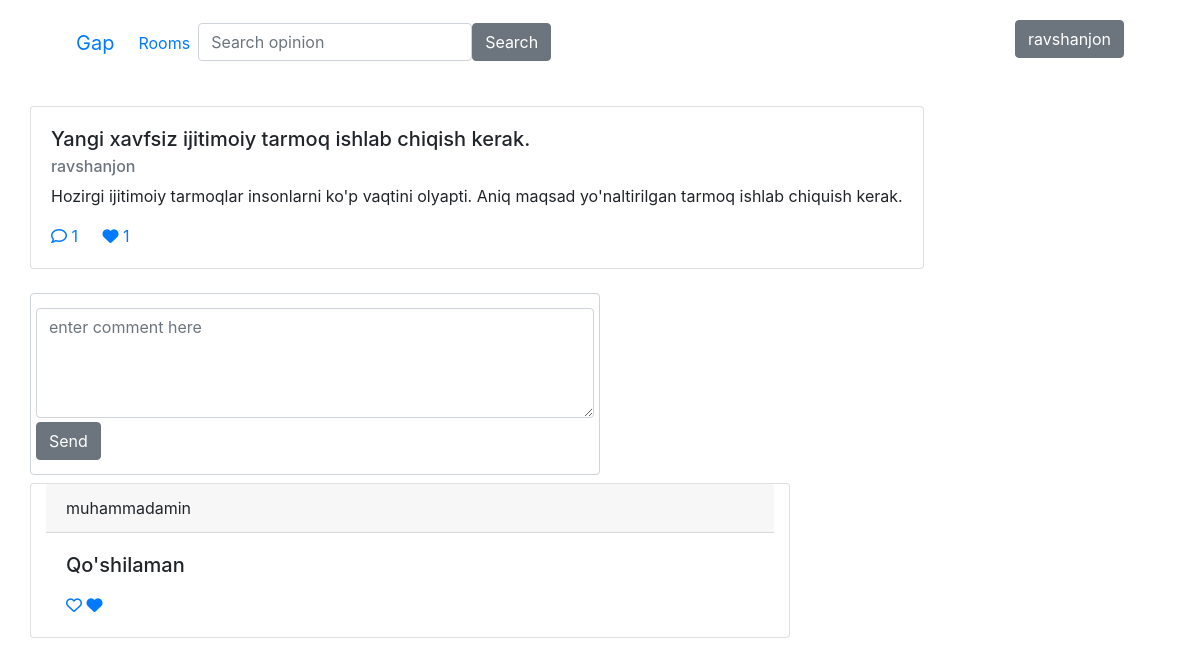
/gap/opinion/1 (signed in), run on an earlier commit of the app's database.
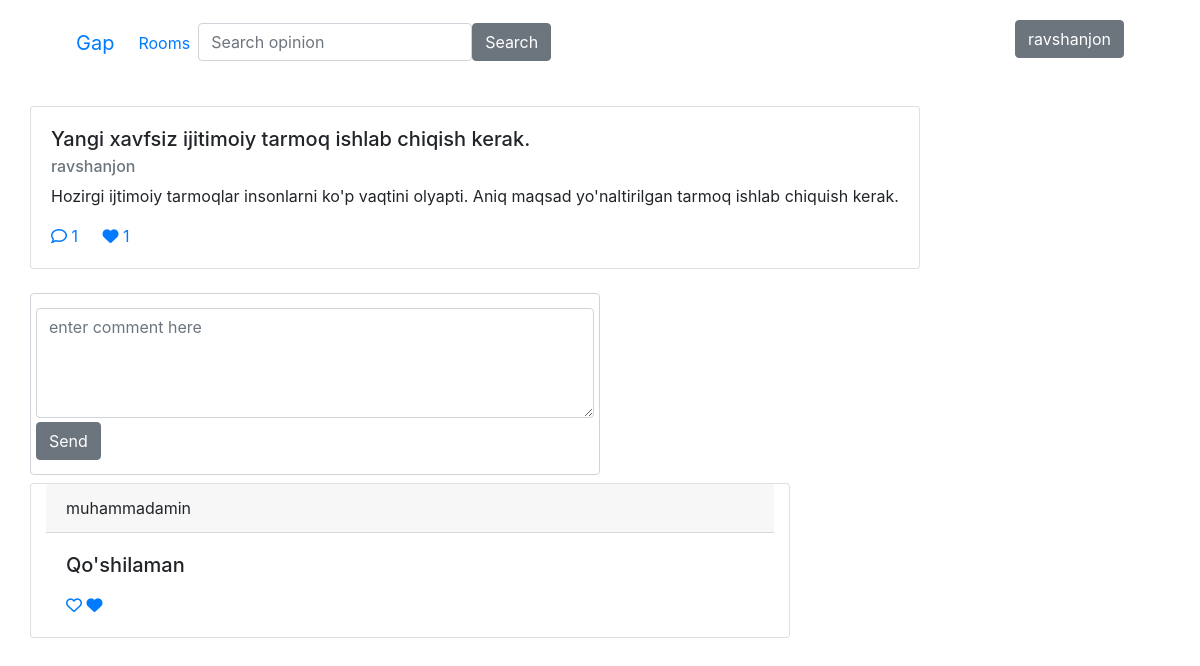
And on a later commit of the database.
### apps/gap/models.py (models this page shows, shortened)
class Opinion(AbstractModel):
    room = ForeignKey(Room, CASCADE, 'opinions')
    title = CharField(max_length=256)
    body = TextField()
    author = ForeignKey(User, CASCADE, 'opinions')
    @property
    def like_count(self):
        return self.opinionlike_set.count()

class Comment(AbstractModel):
    body = TextField()
    opinion = ForeignKey(Opinion, CASCADE, 'comments')
    author = ForeignKey(User, CASCADE, 'comments')
    @property
    def like_count(self):
        return self.commentlike_set.count()

### apps/gap/views.py (the view)
# urls.py: path('opinion/<pk>', OpinionDetailView.as_view(), name='opinion'),
class OpinionDetailView(LoginRequiredMixin, View):
    def get(self, request, pk):
        opinion = Opinion.objects.get(pk=pk)
        comments = opinion.comments.all().order_by("-created_at")
        comments = sorted(comments, key=lambda c: c.like_count, reverse=True)
        context = {
            "opinion": opinion,
            "comments": comments
        }
        return render(request, "gap/comments.html", context=context)

### apps/gap/templatetags/check_opinion_like.py (called while the page is built)
def check_like(opnion, user):
    return OpinionLike.objects.filter(opinion=opnion, user=user).exists()

### apps/gap/templates/gap/comments.html (shortened to what this page needs)
{% extends 'base.html' %}
{% load check_opinion_like %}
{% block body %}
    <div class="row">
        {% include 'gap/comment-cart.html' %}
    </div>
    <div class="row ms-2">
        <form action="" class="form-control col-6 " method="post">
            <div class="row p-2">
                <textarea name="" id="" cols="30" rows="4" class=" form-control mb-1"
                          placeholder="enter comment here "></textarea>
                <button type="submit" class="btn btn-secondary  ">Send</button>
            </div>
        </form>
    </div>
    <div class="row">
        {% for comment in comments %}
            <div class="card mt-2 col-8">
                <div class="card-header">
                    {{ comment.author }}
                </div>
                <div class="card-body ">
                    <h5 class="card-title">{{ comment.body }}</h5>
                    <a href="{% url 'gap:opinion-like' opinion.pk %}" class="card-link"><i
                            class="fa-regular fa-heart"></i>
                        <i
                                class="fa-solid fa-heart"></i></a>
                </div>
            </div>
        {% endfor %}
    </div>
{% endblock %}

### templates/base.html (shortened to what this page needs)
<!doctype html>
<html lang="en">
<head>
    <link rel="stylesheet" href="https://cdn.jsdelivr.net/npm/bootstrap@4.0.0/dist/css/bootstrap.min.css"
>
</head>
<body>
<div class="container">
    <nav class="navbar navbar-expand-lg bg-body-tertiary mt-1">
        <div class="container-fluid">
            <a class="navbar-brand" href="{% url 'landing_page' %}">Gap</a>
            <div class="collapse navbar-collapse" id="navbarSupportedContent">
                <ul class="navbar-nav me-auto mb-2 mb-lg-0">
                    <li class="nav-item">
                        <a class="nav-link active" aria-current="page" href="{% url 'gap:rooms' %}">Rooms</a>
                    </li>
                    <li>
                        <form action="{% url 'gap:search-opinion' %}" method="get" class="d-flex ms-4">
                            <input type="text" class="form-control" name="q" value="{{ param }}"
                                   placeholder="Search opinion">
                            <button type="submit" class="btn btn-secondary">Search</button>
                        </form>
                    </li>
                </ul>
            </div>
            <div class="me-5 mt-2">
                <ul type="none" class="me-5">
                    {% if request.user.is_authenticated %}
                        <button class="btn btn-secondary">{{ request.user.username }}</button>
                    {% else %}
                        <button class="btn btn-primary"> Login</button>
                    {% endif %}
                </ul>
            </div>
        </div>
    </nav>
    {% block body %}
    {% endblock %}
</div>
</body>
</html>

### apps/gap/templates/gap/comment-cart.html
{% load check_opinion_like %}
<div class="card my-4">
    <div class="card-body">
        <h5 class="card-title">{{ opinion.title }}.</h5>
        <h6 class="card-subtitle mb-2 text-muted">{{ opinion.author }}</h6>
        <p class="card-text">{{ opinion.body }}.</p>
        <a href="{% url 'gap:opinion' opinion.pk %}" class="card-link"><i class="fa-regular fa-comment"></i> {{ opinion.comments.count }} </a>
        <a href="{% url 'gap:opinion-like' opinion.pk %}" class="card-link">
            {% if request.user.is_authenticated %}
                {% if opinion|check_like:request.user %}
                    <i class="fa-solid fa-heart"></i>
                {% else %}
                    <i class="fa-regular fa-heart"></i>
                {% endif %}{{ opinion.like_count }}
            {% else %}
                <i class="fa-regular fa-heart"></i>
            {% endif %}
        </a>
    </div>
</div>

What changed in the data, as far as the page shows it:
changed Opinion "Yangi xavfsiz ijitimoiy tarmoq ishlab chiqish kerak": body "Hozirgi ijitimoiy tarmoqlar insonlarni ko'p vaqtini olyapti. Aniq maqsad yo'naltirilgan tarmoq ishlab chiquish kerak" → "Hozirgi ijtimoiy tarmoqlar insonlarni ko'p vaqtini olyapti. Aniq maqsad yo'naltirilgan tarmoq ishlab chiquish kerak"
